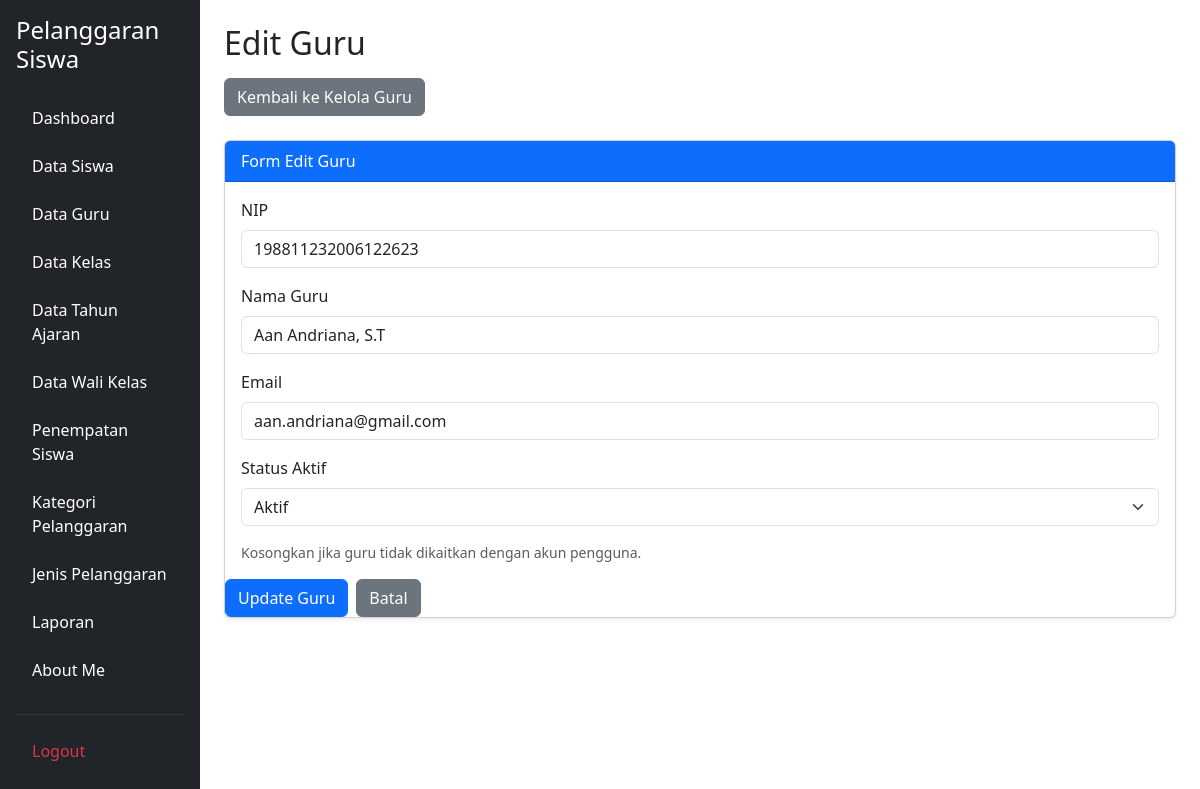
The page /edit_guru.php?id=49 (signed in) on the database its author committed.
### tables this page shows
CREATE TABLE `t_guru` (
  `id` int(11) NOT NULL,
  `nip` varchar(18) NOT NULL,
  `nama` varchar(150) DEFAULT NULL,
  `email` varchar(150) NOT NULL,
  `status_aktif` tinyint(1) NOT NULL,
  `user_id` int(11) NOT NULL,
  `created_at` timestamp NOT NULL DEFAULT current_timestamp(),
  `updated_at` timestamp NOT NULL DEFAULT current_timestamp()
);

### edit_guru.php (the view, shortened to what this page needs)
<?php
include 'config/koneksi.php';
$id = isset($_GET['id']) ? (int) $_GET['id'] : 0;
$stmt = mysqli_prepare($koneksi, "SELECT * FROM t_guru WHERE id = ?");
mysqli_stmt_bind_param($stmt, "i", $id);
mysqli_stmt_execute($stmt);
$hasil = mysqli_stmt_get_result($stmt);
$data = mysqli_fetch_assoc($hasil);
?>
<!DOCTYPE html>
<html lang="id">
<head>
    <link href="https://cdn.jsdelivr.net/npm/bootstrap@5.3.8/dist/css/bootstrap.min.css"
          rel="stylesheet">
</head>
<body>
<div class="container-fluid">
    <div class="row">
        <?php include 'layout/sidebar.php'; ?>
        <main class="col-md-9 col-lg-10 p-4">
            <div class="mb-4">
                <h2 class="mb-3">Edit Guru</h2>
                <a href="kelola_guru.php" class="btn btn-secondary">
                    Kembali ke Kelola Guru
                </a>
            </div>
            <div class="card shadow-sm">
                <div class="card-header bg-primary text-white">
                    Form Edit Guru
                </div>
                <div class="card-body">
                    <form action="proses_edit_guru.php" method="POST">
                        <div class="mb-3">
                            <label for="nip" class="form-label">NIP</label>
                            <input type="text"
                                   class="form-control"
                                   id="nip"
                                   name="nip"
                                   value="<?= htmlspecialchars($data['nip'] ?? ''); ?>"
                                   required>
                        </div>
                        <div class="mb-3">
                            <label for="nama" class="form-label">
                                Nama Guru
                            </label>
                            <input type="text"
                                   class="form-control"
                                   id="nama"
                                   name="nama"
                                   value="<?= htmlspecialchars($data['nama'] ?? ''); ?>"
                                   required>
                        </div>
                        <div class="mb-3">
                            <label for="email" class="form-label">Email</label>
                            <input type="email"
                                   class="form-control"
                                   id="email"
                                   name="email"
                                   value="<?= htmlspecialchars($data['email'] ?? ''); ?>"
                                   required>
                        </div>
                        <div class="mb-3">
                            <label for="status_aktif" class="form-label">
                                Status Aktif
                            </label>
                            <select class="form-select"
                                    id="status_aktif"
                                    name="status_aktif"
                                    required>
                                <option value="1"
                                    <?= ($data['status_aktif'] == 1) ? 'selected' : ''; ?>>
                                    Aktif
                                </option>
                            </select>
                        </div>
                            <div class="form-text">
                                Kosongkan jika guru tidak dikaitkan dengan akun pengguna.
                            </div>
                        </div>
                        <div class="d-flex gap-2">
                            <button type="submit" class="btn btn-primary">
                                Update Guru
                            </button>
                            <a href="kelola_guru.php" class="btn btn-secondary">
                                Batal
                            </a>
                        </div>
                </div>
            </div>
    </div>
</body>
</html>

### rows shown on the page
t_guru: nip "198811232006122623", nama "Aan Andriana, S.T", email "aan.andriana@gmail.com", status_aktif "Aktif"
